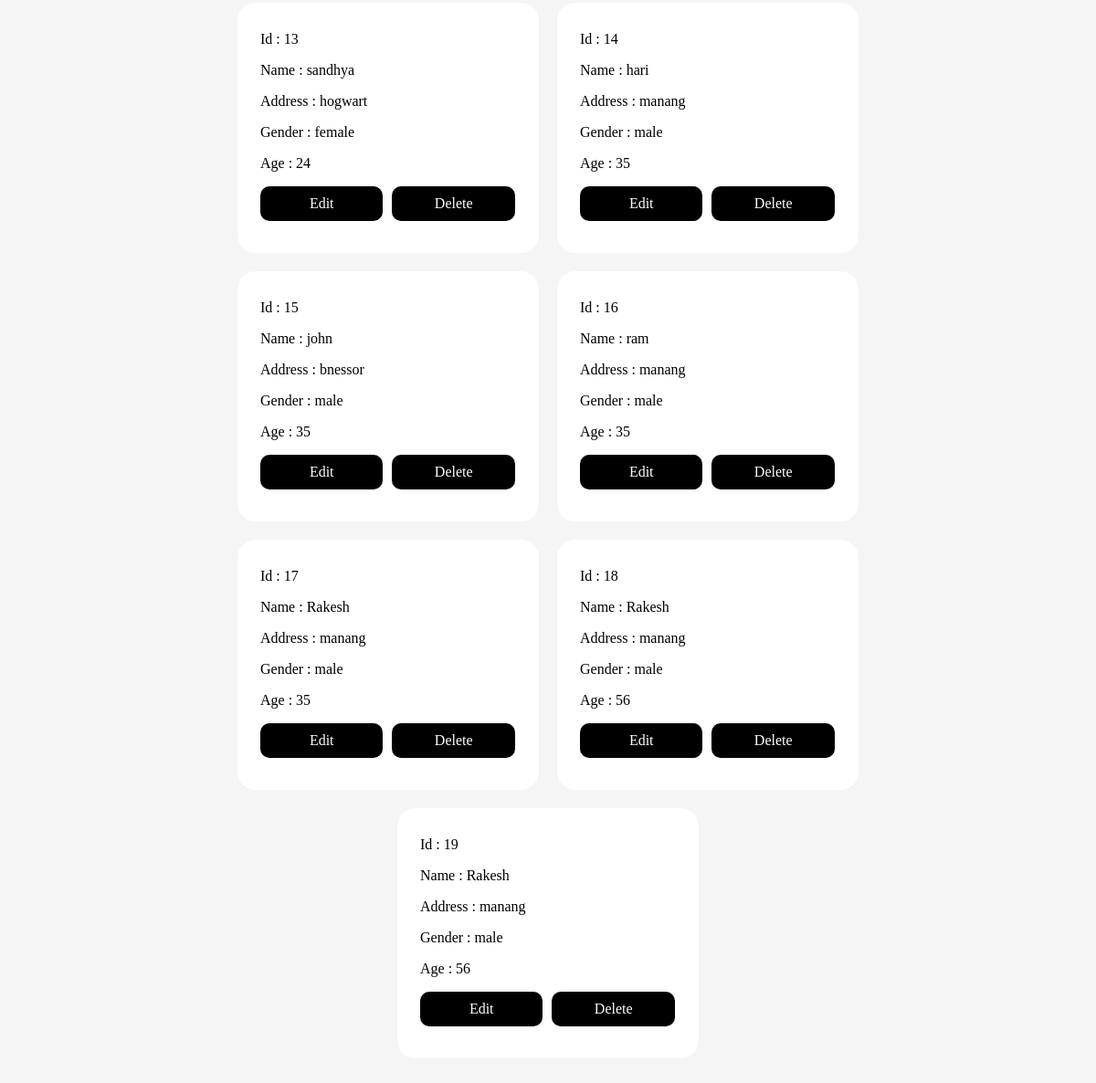
The app's page / (lower part), older data.
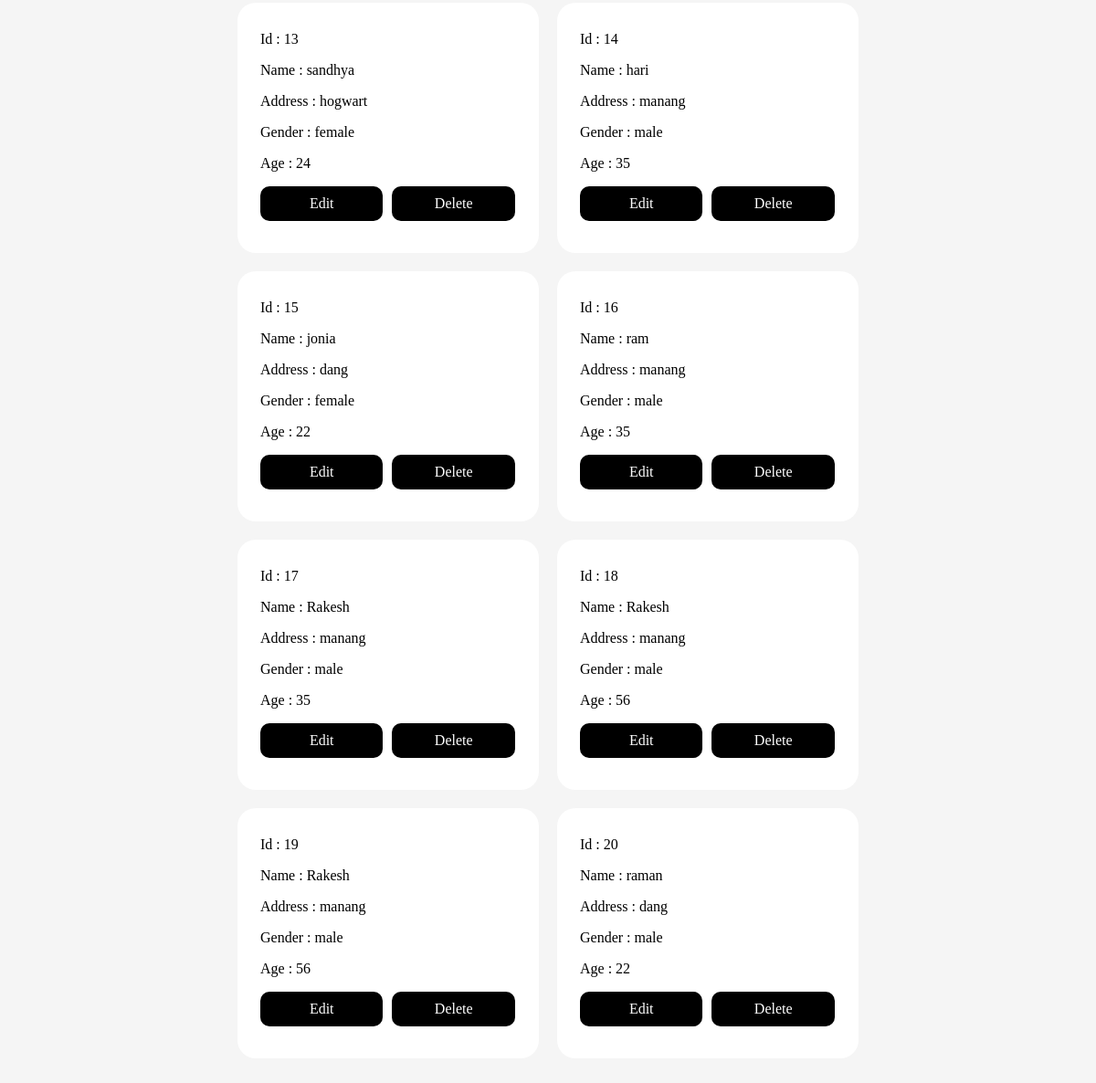
The same page, newer data.
### apps/student/models.py (models this page shows, shortened)
class Student(models.Model):
     name = models.CharField(max_length=100)
     address = models.CharField(max_length=100)
     gender = models.CharField(max_length=100)
     age = models.IntegerField()
     is_deleted = models.BooleanField(default=False)
     objects = StudentManager()
     admin_objects = models.Manager()

### apps/nerd/views.py (the view)
# urls.py: path("", index, name="list-student"),
def index(request):
    student = Student.objects.all()
    return render(request, "index.html", {"students":student})

### apps/student/models.py (called while the page is built)
     def get_queryset(self):
          return super().get_queryset().filter(is_deleted=False)

### apps/nerd/templates/index.html (shortened to what this page needs)
<!DOCTYPE html>
<html lang="en">
<head>
</head>
<body>
    <div class="container">
        {% for student in students %}
        <div class="student_info">
            <p>Id : {{ student.id }}</p>
            <p>Name : {{ student.name }}</p>
            <p>Address : {{ student.address }}</p>
            <p>Gender : {{ student.gender }}</p>
            <p>Age : {{ student.age }}</p>
            <div class="btns">
                <a href="{% url 'update-student' student.id %}">Edit</a>
                <a href="{% url 'delete-student' student.id %}">Delete</a>
            </div>
        </div>
        {% endfor %}
    </div>
</body>
</html>

Row changes from the older to the newer data that the page shows:
changed Student id 15: name "john" → "jonia"; address "bnessor" → "dang"; gender "male" → "female"; age "35" → "22"
added Student: id "20", name "raman", address "dang", gender "male", age "22"
